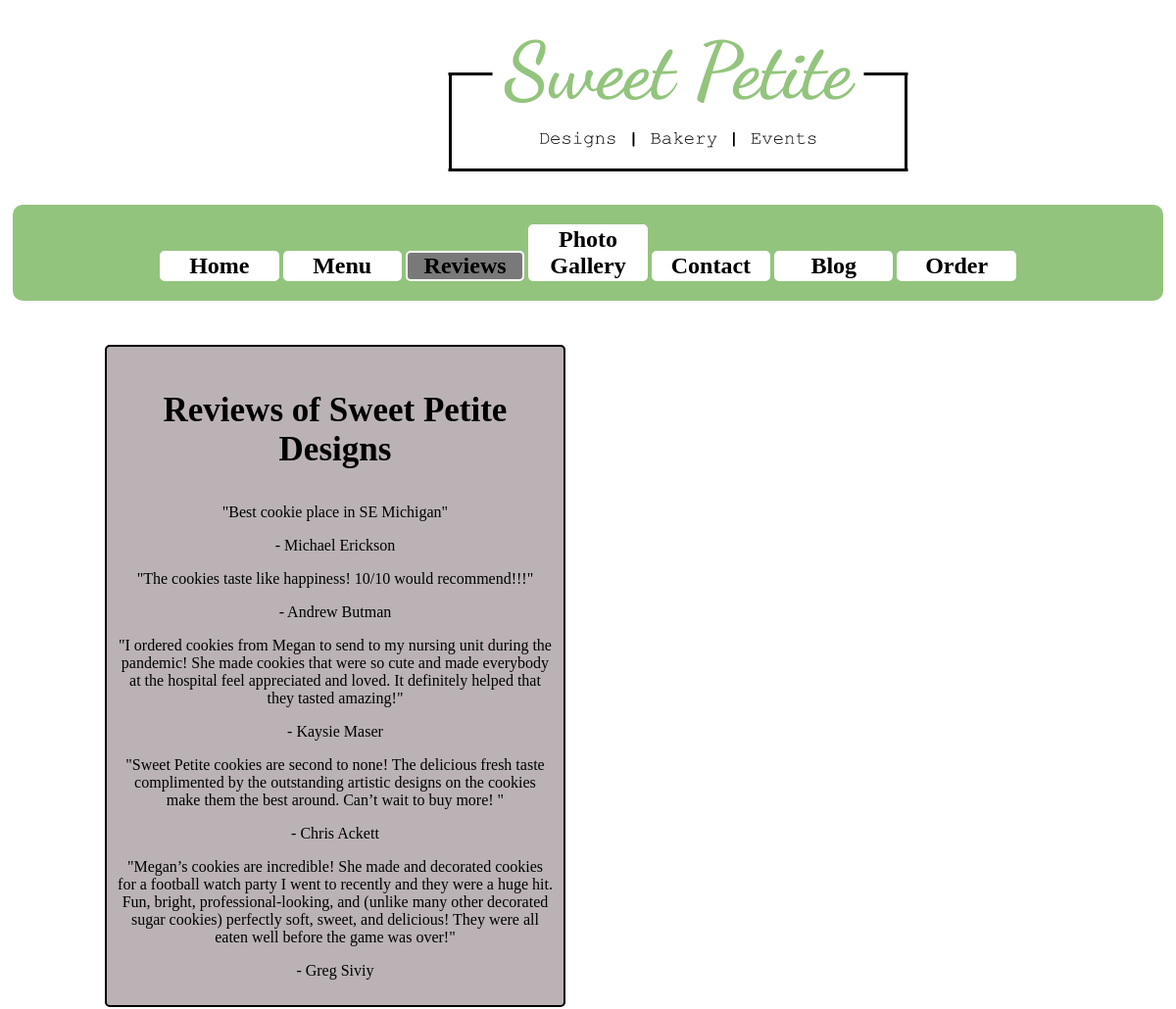
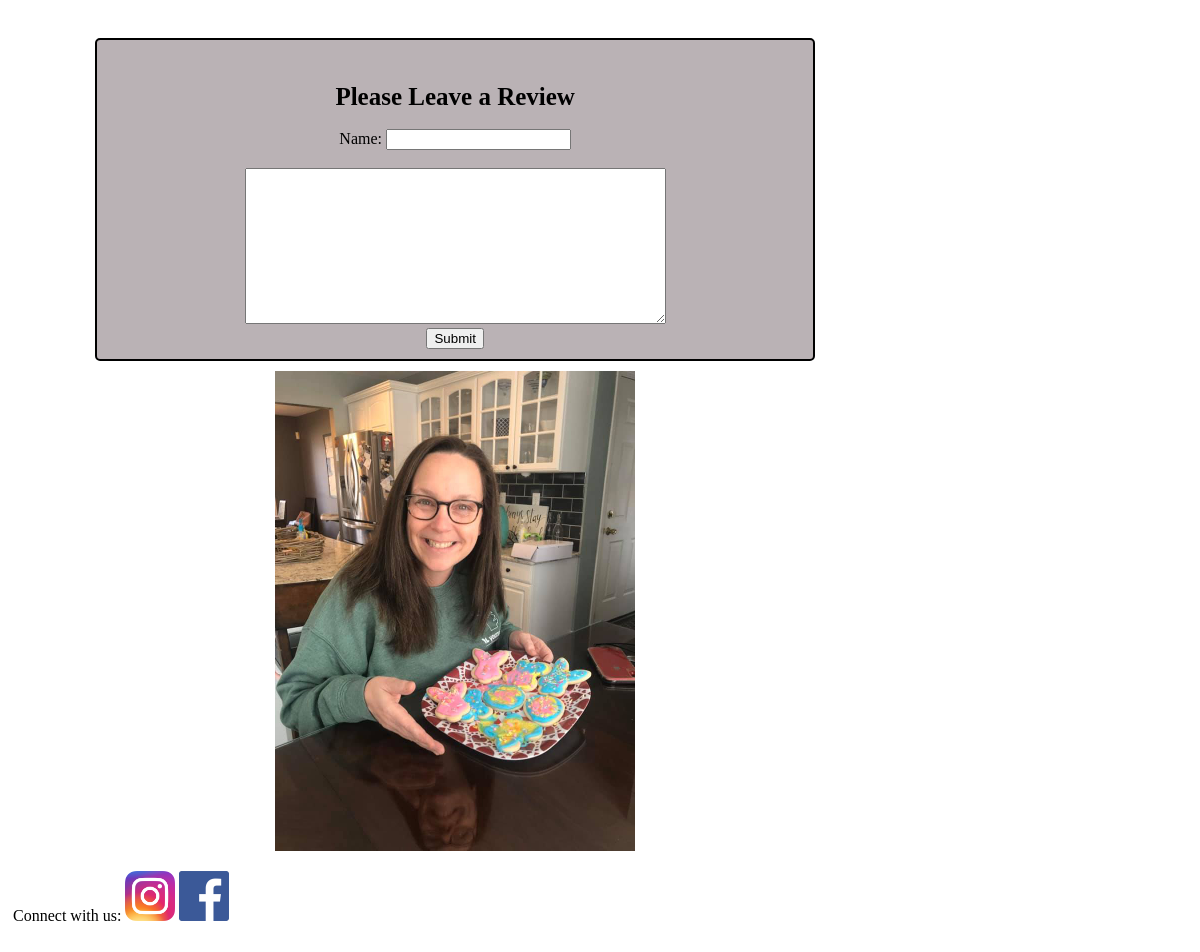
The app's page /reviews with its own data (2 pictures, top to bottom).
### sweet_petite_app/models.py (models this page shows)
class Review(models.Model):
    name=models.CharField(max_length=55)
    review=models.TextField()
    created_at=models.DateTimeField(auto_now_add=True)
    updated_at=models.DateTimeField(auto_now=True)
    objects=ReviewManager()

### sweet_petite_app/views.py (the view)
# urls.py: path('reviews', views.reviews),
def reviews(request):
    context={
        'reviews': Review.objects.all()
    }
    return render(request, "reviews.html", context)

### sweet_petite_app/templates/reviews.html (shortened to what this page needs)
<!DOCTYPE html>
<html lang="en">
<head>
    {% load static %}
    <link rel="stylesheet" href="{% static 'css/reviews.css' %}">
</head>
<body>
    <div id="wrapper">
        <div id="header">
            <a href="/"><img id="logo" src="{% static 'imgs/logo.png' %}" alt="SPD Logo"></a>
        </div>
        <div id="nav">
            <a href="/"><h2>Home</h2></a>
            <a href="/menu"><h2>Menu</h2></a>
            <a href="/reviews"><h2 style="background-color:#797979">Reviews</h2></a>
            <a href="/photos"><h2>Photo Gallery</h2></a>
            <a href="/contact"><h2>Contact</h2></a>
            <a href="/blog"><h2>Blog</h2></a>
            <a href="/order"><h2>Order</h2></a>
        </div>
        <div id="top_left">
            <h3>Reviews of Sweet Petite Designs</h3>
            {% for review in reviews %}
            <p>"{{review.review}}"</p>
        <p>- {{review.name}}</p>
            {% endfor %}
        </div>
        <div id="review_form">
            <div id="form">
                <h4>Please Leave a Review</h4></br>
                <form action="/add_review" method="post">
                    Name: <input type="text" name="name" class="center"></br></br>
                    <textarea name="review" cols="50" rows="10"></textarea></br>
                    <input type="submit" value="Submit">
                </form>
            </div>
            <div id="pic">
                <img src="{% static 'imgs/debbie-review.jpg' %}" alt="Happy Customer" style="width: 50%;">
            </div>
        </div>
        <div id="footer">
            <p>Connect with us: <a href="https://www.instagram.com/sweetpetite_designs/" target="_blank"><img src="{% static 'imgs/instagram.png' %}" alt='instagram' style="width: 50px; height: 50px;"></a> <a href="https://www.facebook.com/sweetpetitedesigns1/" target="_blank"><img src="{% static 'imgs/facebook.png' %}" alt="facebook" style="width: 50px; height: 50px;"></a></p>
        </div>
    </div>
</body>
</html>

### sweet_petite_app/static/css/reviews.css (style rules this page uses)
div#wrapper { padding: 5px; background-color:white; }
#logo { margin-left: 36%; }
h2 { display: inline-block; width: 10%; text-align: center; border: white 2px solid; border-radius: 5px; background-color: white; color:black; }
h3 { font-size: 35px; }
h4 { font-size: 25px; margin-bottom: 0px; }
a { text-decoration: none; color: black; }
div#nav { text-align: center; background-color: #93c47d; border-radius: 10px; margin-bottom: 10px; }
div#top_left { display: inline-block; width: 38%; padding: 10px; border: 2px solid black; margin: 20px; background-color: #bab2b5; text-align: center; border-radius: 5px; margin-left: 8%; margin-top: 3%; }
div#review_form { display: inline-block; vertical-align: top; margin-left: 7%; margin-top: 20px; }
#form { text-align: center; background-color: #bab2b5; border: 2px solid black; padding: 10px; border-radius: 5px; margin-bottom: 10px; }
#pic { display: inline-block; text-align: center; }

### records on screen
Review: review "Best cookie place in SE Michigan", name "Michael Erickson"
Review: review "The cookies taste like happiness! 10/10 would recommend!!!", name "Andrew Butman"
Review: review "I ordered cookies from Megan to send to my nursing unit during the pandemic! She made cookies that were so cute and made everybody at the hospital feel appreciated and loved. It definitely helped that they tasted amazing!", name "Kaysie Maser"
Review: review "Sweet Petite cookies are second to none! The delicious fresh taste complimented by the outstanding artistic designs on the cookies make them the best around. Can’t wait to buy more!", name "Chris Ackett"
Review: review "Megan’s cookies are incredible! She made and decorated cookies for a football watch party I went to recently and they were a huge hit. Fun, bright, professional-looking, and (unlike many other decorated sugar cookies) perfectly soft, sweet, and delicious! They were all eaten well before the game was over!", name "Greg Siviy"
